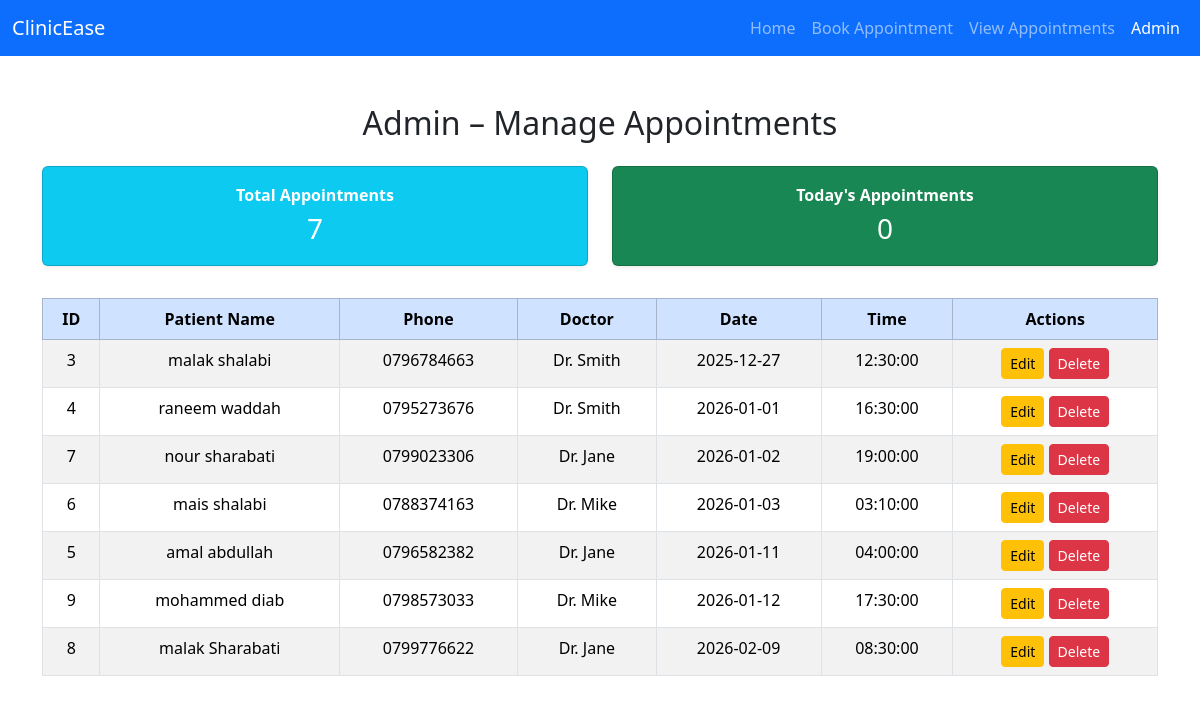
The app's page /admin.php with its own data.
### tables this page shows
CREATE TABLE `appointments` (
  `id` int(11) NOT NULL,
  `patient_name` varchar(100) NOT NULL,
  `phone` varchar(20) NOT NULL,
  `doctor` varchar(50) NOT NULL,
  `appointment_date` date NOT NULL,
  `appointment_time` time NOT NULL
);

### admin.php (the view, shortened to what this page needs)
<?php
include 'db.php';
$totalAppointments = $pdo->query("SELECT COUNT(*) FROM appointments")->fetchColumn();
$todayAppointments = $pdo->prepare("SELECT COUNT(*) FROM appointments WHERE appointment_date = CURDATE()");
$todayAppointments->execute();
$todayAppointments = $todayAppointments->fetchColumn();
?>
<!DOCTYPE html>
<html lang="en">
<head>
    <link href="https://cdn.jsdelivr.net/npm/bootstrap@5.3.2/dist/css/bootstrap.min.css" rel="stylesheet">
</head>
<body>
<nav class="navbar navbar-expand-lg navbar-dark bg-primary">
  <div class="container-fluid">
    <a class="navbar-brand" href="index.php">ClinicEase</a>
    <div class="collapse navbar-collapse" id="navbarNav">
      <ul class="navbar-nav ms-auto">
        <li class="nav-item"><a class="nav-link" href="index.php">Home</a></li>
        <li class="nav-item"><a class="nav-link" href="book.php">Book Appointment</a></li>
        <li class="nav-item"><a class="nav-link" href="view.php">View Appointments</a></li>
        <li class="nav-item"><a class="nav-link active" href="admin.php">Admin</a></li>
      </ul>
    </div>
  </div>
</nav>
<div class="container mt-5">
    <h2 class="text-center mb-4">Admin – Manage Appointments</h2>
    <div class="row mb-4 text-center">
        <div class="col-md-6 mb-2">
            <div class="card bg-info text-white p-3 shadow-sm">
                <strong>Total Appointments</strong>
                <span class="fs-3"><?php echo $totalAppointments; ?></span>
            </div>
        </div>
        <div class="col-md-6 mb-2">
            <div class="card bg-success text-white p-3 shadow-sm">
                <strong>Today's Appointments</strong>
                <span class="fs-3"><?php echo $todayAppointments; ?></span>
            </div>
        </div>
    </div>
    <table class="table table-striped table-bordered table-hover">
        <thead class="table-primary text-center">
            <tr>
                <th>ID</th><th>Patient Name</th><th>Phone</th>
                <th>Doctor</th><th>Date</th><th>Time</th><th>Actions</th>
            </tr>
        </thead>
        <tbody>
        <?php
        $rows = $pdo->query("SELECT * FROM appointments ORDER BY appointment_date, appointment_time")->fetchAll();
        if (count($rows) > 0) {
            foreach ($rows as $row) { ?>
                <tr class="text-center">
                    <td><?= $row['id'] ?></td>
                    <td><?= htmlspecialchars($row['patient_name']) ?></td>
                    <td><?= htmlspecialchars($row['phone']) ?></td>
                    <td><?= htmlspecialchars($row['doctor']) ?></td>
                    <td><?= htmlspecialchars($row['appointment_date']) ?></td>
                    <td><?= htmlspecialchars($row['appointment_time']) ?></td>
                    <td>
                        <a href="#" class="btn btn-warning btn-sm"
                           data-bs-toggle="modal"
                           data-bs-target="#editModal<?= $row['id'] ?>">Edit</a>
                        <a href="admin.php?delete_id=<?= $row['id'] ?>"
                           class="btn btn-danger btn-sm"
                           onclick="return confirmDelete(event)">Delete</a>
                    </td>
                </tr>
            <?php }
        } else {
            echo "<tr><td colspan='7' class='text-center'>No appointments found</td></tr>";
        } ?>
        </tbody>
    </table>
</div>
</body>
</html>

### records on screen
appointments: id "3", patient_name "malak shalabi", phone "0796784663", doctor "Dr. Smith", appointment_date "2025-12-27", appointment_time "12:30:00"
appointments: id "4", patient_name "raneem waddah", phone "0795273676", doctor "Dr. Smith", appointment_date "2026-01-01", appointment_time "16:30:00"
appointments: id "7", patient_name "nour sharabati", phone "0799023306", doctor "Dr. Jane", appointment_date "2026-01-02", appointment_time "19:00:00"
appointments: id "6", patient_name "mais shalabi", phone "0788374163", doctor "Dr. Mike", appointment_date "2026-01-03", appointment_time "03:10:00"
appointments: id "5", patient_name "amal abdullah", phone "0796582382", doctor "Dr. Jane", appointment_date "2026-01-11", appointment_time "04:00:00"
appointments: id "9", patient_name "mohammed diab", phone "0798573033", doctor "Dr. Mike", appointment_date "2026-01-12", appointment_time "17:30:00"
appointments: id "8", patient_name "malak Sharabati", phone "0799776622", doctor "Dr. Jane", appointment_date "2026-02-09", appointment_time "08:30:00"

### other values on screen
$totalAppointments "7"
$todayAppointments "0"
